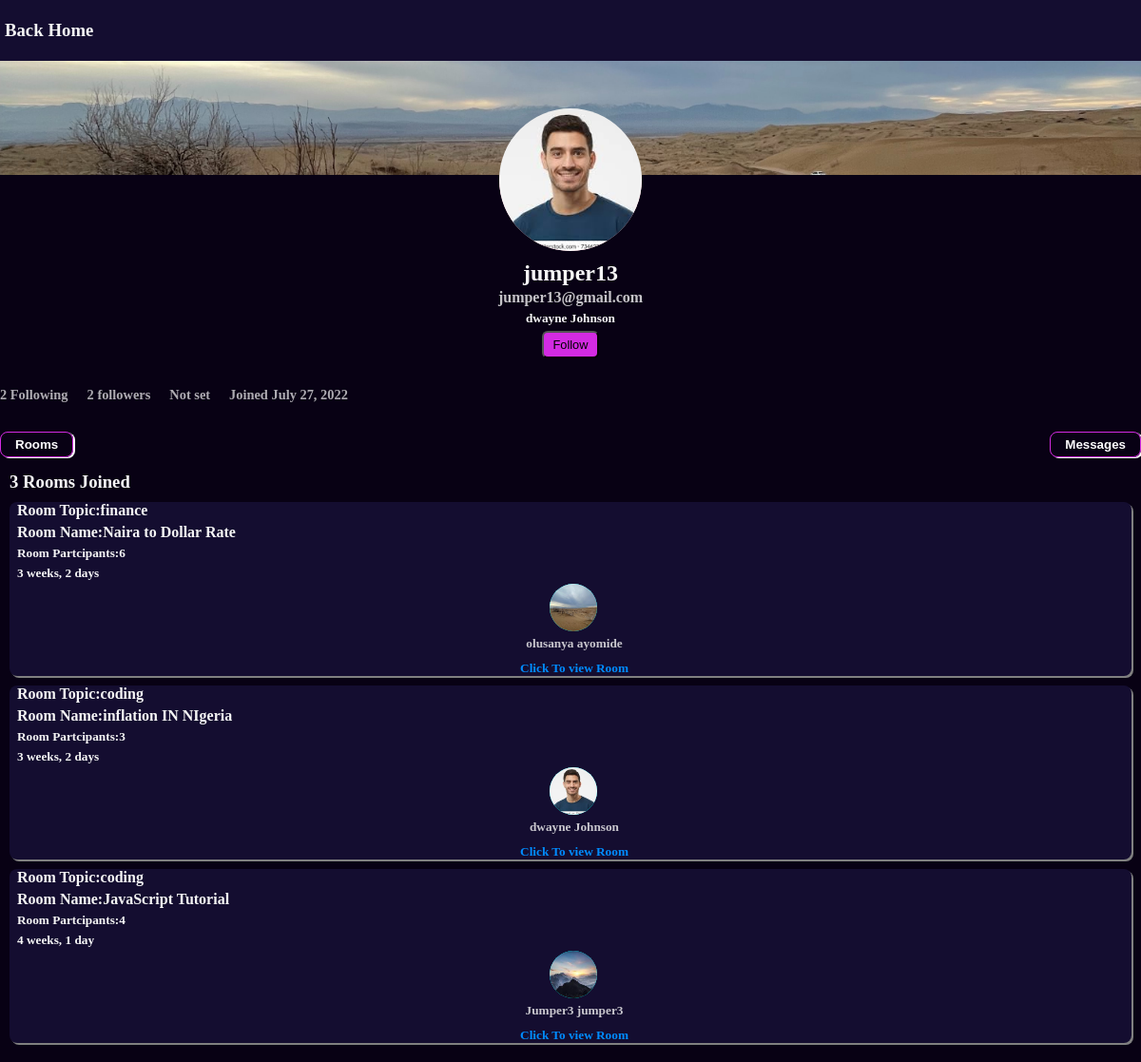
The app's page /profile-view/user-jumper13 with its own data.
### myapp/models.py (models this page shows, shortened)
class Profile(models.Model):
    profile=models.OneToOneField(User,on_delete=models.CASCADE,related_name="profile")
    image=models.ImageField(upload_to="xmedia",null=True)
    cover_image=models.ImageField(upload_to="xmedia",null=True,blank=True)
    followers=models.ManyToManyField(User,related_name="followers",blank=True)
    following=models.ManyToManyField(User,related_name="following",blank=True)
    slug=models.SlugField(default=" ",null=True)
    residence=models.CharField(max_length=1000,default="Not set")
    created=models.DateField(auto_now_add=True,null=True)

class Room(models.Model):
    name=models.CharField(max_length=1000)
    topic=models.ForeignKey(Topic,on_delete=models.SET_NULL,null=True,blank=True,related_name="topic")
    host=models.ForeignKey(User,on_delete=models.SET_NULL,null=True,related_name="host")
    title=models.TextField(max_length=10000)
    created=models.DateTimeField(auto_now_add=True)
    updated=models.DateTimeField(auto_now=True)
    participants=models.ManyToManyField(User,related_name="participants",blank=True)
    slug=models.SlugField(default="",null=True)
    class Meta:
        ordering=("-created",)

class Topic(models.Model):
    name=models.CharField(max_length=20)
    class Meta:
        ordering=("name",)
    def __str__(self):
        return self.name

### myapp/views.py (the view)
# urls.py: path("profile-view/<str:slug>",views.profile_view,name="profile"),
def profile_view(request,slug):
    profile=Profile.objects.get(slug=slug)
    user_profile=profile.profile
    user=request.user
    if user==user_profile:
        Edit=True
    else:
        Edit=False
    if request.user in profile.followers.all():
        unfollow=True
    else:
        unfollow=False
    context={
        "profile":profile,
        "edit":Edit,
        "unfollow":unfollow
    }
    return render(request,"profile.html",context)

### myapp/templates/profile.html (shortened to what this page needs)
{% load static %}
<!DOCTYPE html>
<html lang="en">
<head>
    <link rel="stylesheet" href="{% static 'profile2.css'%}">
</head>
<body>
    <div id="search-bar">
        <h3 id="homeview"><a class="top-links" href="{{request.META.HTTP_REFERER}}">Back</a></h3>
        <h3 id="homeview"><a class="top-links" href="/">Home</a></h3>
    </div>
    <div id="cover-image"><img id="special-image" src="{{profile.cover_image.url}}" alt=""></div>
    <div id="profile-image"><img src="{{profile.image.url}}"></div>
    <div id="user-details">
        <h2>{{profile.profile.username}}</h2>
        <h4>{{profile.profile.email}}</h4>
        <h5 id="mini-name">{{profile.profile.first_name}} {{profile.profile.last_name}}</h5>
        {% if edit%}
        <div id="user-edit"><a href="/edit-profile/{{profile.slug}}"><button>Edit Profile</button></a></div>
        {%else%}
        {%if unfollow %}
        <div id="user-edit"><a href="/unfollow/{{profile.slug}}"><button>Unfollow</button></a></div>
        {%else%}
        <div id="user-edit"><a href="/follow/{{profile.slug}}"><button>Follow</button></a></div>
        {%endif%}
        {%endif%}
    </div>
    <div id="participation">
        <h4 id="fol1">{{profile.following.all.count}} Following</h4>
        <h4 id="fol2">{{profile.followers.all.count}} followers</h4>
        <h4 id="fol3">{{profile.residence}}</h4>
        <h4 id="fol4">Joined {{profile.created}}</h4>
    </div>
    <div id="buttons-div">
        <button id="rooms">Rooms</button>
        <button id="messages">Messages</button>
    </div>
    <div class="switch-divs" id="rooms-div">
        <h3>{{profile.profile.participants.all.count}} Rooms Joined</h3>
        {%for room in profile.profile.participants.all%}
        <div>
            <h4>Room Topic:{{room.topic}}</h4>
            <h4>Room Name:{{room.name}}</h4>
            <h5>Room Partcipants:{{room.participants.all.count}}</h5>
            <h5>{{room.created|timesince}}</h5>
            <div class="host_profile_pic"><img src="{{room.host.profile.image.url}}" alt=""></div>
            <h5 class="host_profile_name">{{room.host.first_name}} {{room.host.last_name}}</h5>
            <h5 class="room-link"><a href="/chatroom/{{room.slug}}" id="roomlink">Click To view Room</a></h5>
        </div>
        {% endfor%}
    </div>
</body>

### static/profile2.css (style rules this page uses)
:root { --dark:#140d30; --white:whitesmoke; --blue:rgb(0, 140, 255); --black:rgb(8, 1, 20); --violet:rgb(211, 43, 226); --pink:rgb(245, 18, 86); --dark-light:rgb(118, 131, 131); }
img { height:100%; width:100%; border-radius:50%; object-fit:cover; }
* { margin:0; box-sizing:border-box; }
body { min-height:100vh; height:auto; background:var(--black); color:var(--white) }
#search-bar { display:flex; align-items:center; height:8vh; background-color: var(--dark); }
#cover-image { background:rgb(243, 255, 192); height:120px; }
#profile-image { background:pink; height:150px; width:150px; margin:-70px auto 10px auto; border-radius:50%; }
#user-details { width:50vw; margin:5px auto; }
#user-details h4,#user-details h2 { text-align:center }
#user-details h4 { margin-top:3px; opacity:0.8 }
#user-edit { display:flex; justify-content: center; }
#user-edit button { padding:5px 10px; font-size:0.8rem; border-radius:6px; margin-top:5px; background-color: var(--violet); }
#participation { display:flex; justify-content:flex-start; margin:30px auto; }
#participation>h4 { margin-right:20px; }
#buttons-div { display:flex; justify-content:space-between; }
#buttons-div button { font-weight:bold; border:none; }
#fol1,#fol2,#fol3,#fol4 { font-size:0.9rem; opacity:0.7 }
.switch-divs { height:auto; padding:15px 10px 10px 10px; }
#rooms-div { background: var(--black); color:var(--white); padding:15px 10px 10px 10px }
#rooms-div>div { border-radius: 8px; background-color:var(--dark); box-shadow:2px 2px grey }
#rooms-div h4,#rooms-div h5 { margin-left:3px; margin-top:5px; }
.host_profile_name { text-align:center; opacity:0.8; }
.switch-divs>div { margin:10px 0px; padding-left:5px; }
.host_profile_pic { width:50px; height:50px; background:aqua; border-radius:50%; margin:3px auto; }
.host_profile_name { margin:10px auto; }
.room-link { text-align:center; }
#roomlink { color:var(--white); text-decoration:none; color:var(--blue) }
#buttons-div>button { color:white; padding:5px 15px 5px 15px; border-radius:8px; border:1px solid var(--violet); background:none; box-shadow:2px 1px white; }
.top-links { text-decoration:none; color:var(--white) }
#homeview { margin-left:5px }
#mini-name { text-align:center; margin-top:5px; }

### records on screen
Profile: image (picture), profile.username "jumper13", profile.email "jumper13@gmail.com", profile.first_name "dwayne", profile.last_name "Johnson", following.all.count "2", followers.all.count "2", residence "Not set", created "July 27, 2022", profile.participants.all.count "3"
Room: topic "finance", name "Naira to Dollar Rate", participants.all.count "6", created "3 weeks, 2 days", host.profile.image (picture), host.first_name "olusanya", host.last_name "ayomide"
Room: topic "coding", name "inflation IN NIgeria", participants.all.count "3", created "3 weeks, 2 days", host.profile.image (picture), host.first_name "dwayne", host.last_name "Johnson"
Room: topic "coding", name "JavaScript Tutorial", participants.all.count "4", created "4 weeks, 1 day", host.profile.image (picture), host.first_name "Jumper3", host.last_name "jumper3"
